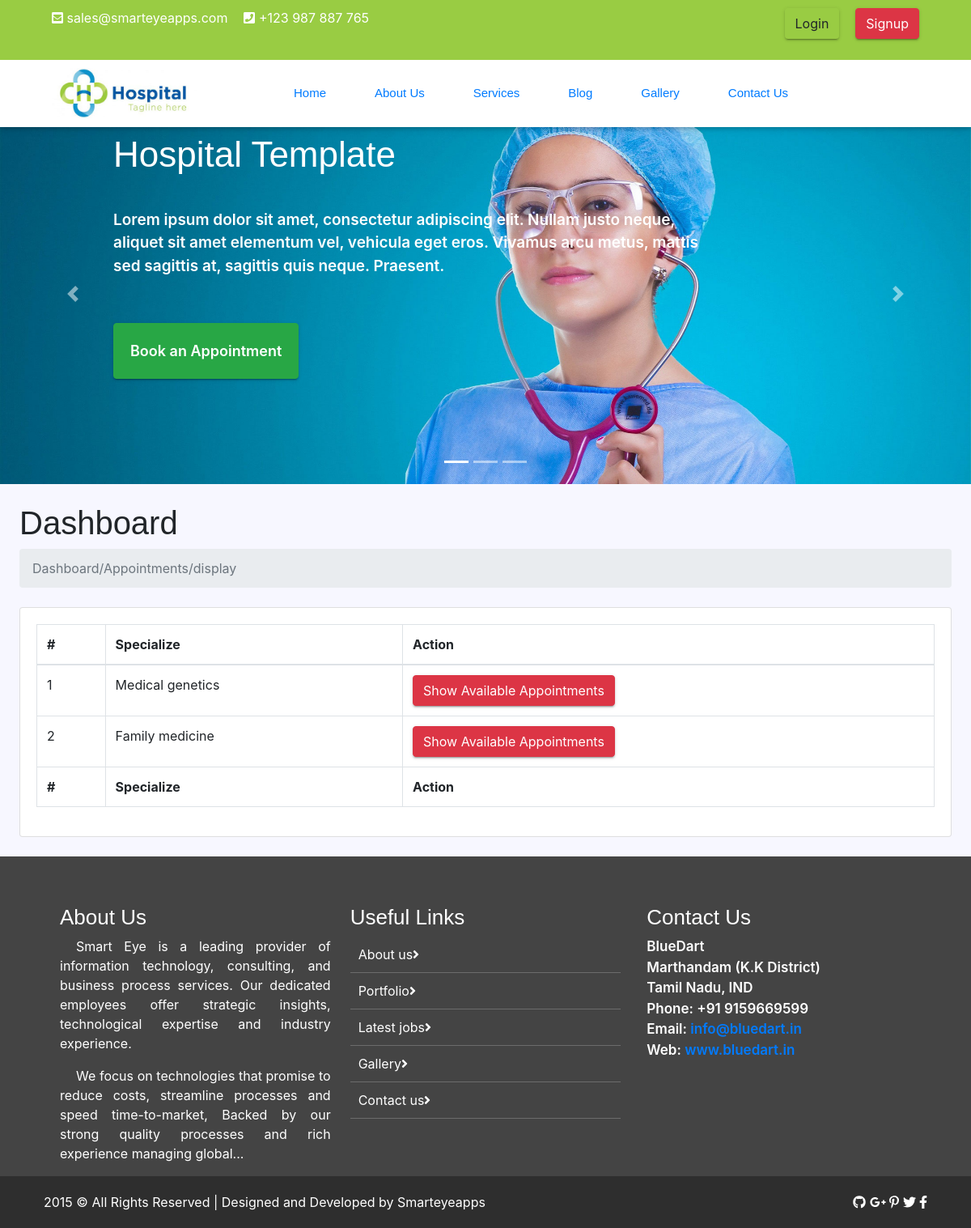
Page /specializations.php on the committed database.
### tables this page shows
CREATE TABLE `specializations`
(
    `id`         tinyint(4) NOT NULL,
    `specialize` char(100) NOT NULL
);

### specializations.php (the view, shortened to what this page needs)
<?php
require './Admin/helpers/dbConnection.php';
$sql = 'select specializations.* from specializations';
$op = mysqli_query($con, $sql);
require '_layouts/header.php';
require '_layouts/slider.php';
?>
    <main>
        <div class="container-fluid">
            <h1 class="mt-4">Dashboard</h1>
            <ol class="breadcrumb mb-4">
                <li class="breadcrumb-item active">Dashboard/Appointments/display</li>
                <?php
                echo '<br>';
                ?>
            </ol>
            <div class="card mb-4">
                <div class="card-body">
                    <div class="table-responsive">
                        <table class="table table-bordered" id="dataTable" width="100%" cellspacing="0">
                            <thead>
                            <tr>
                                <th>#</th>
                                <th>Specialize</th>
                                <th>Action</th>
                            </tr>
                            </thead>
                            <tfoot>
                            <tr>
                                <th>#</th>
                                <th>Specialize</th>
                                <th>Action</th>
                            </tfoot>
                            <tbody>
                            <?php
                            while ($data = mysqli_fetch_assoc($op)) {
                                ?>
                                <tr>
                                    <td><?php echo $data['id']; ?></td>
                                    <td><?php echo $data['specialize']; ?></td>
                                    <td>
                                        <a href='availableAppointments.php?id=<?php echo $data['id']; ?>'
                                           class='btn btn-danger m-r-1em'>Show Available Appointments</a>
                                    </td>
                                </tr>
                                <?php
                            }
                            ?>
                            </tbody>
                        </table>
                    </div>
                </div>
            </div>
        </div>
    </main>
<?php
require './_layouts/footer.php';
?>

### assets/css/style.css (style rules this page uses)
* { margin: 0px; padding: 0px; list-style: none; }
a { text-decoration: none; outline: none; color: #444; }
html, body { height: 100%; }
::placeholder { color: #747f8a !important; font-size: 13px; opacity: .5 !important; }
.container-fluid { padding: 0px; }
h1, h2, h3, h4, h5, h6 { font-family: "mouse-500", Arial, Helvetica, sans-serif; }
body { background-color: #f7f7ff !important; font-family: "mouse-300", Arial, Helvetica, sans-serif; color: #6A6A6A; }
.btn { box-shadow: 0 3px 1px -2px rgba(0, 0, 0, 0.2), 0 2px 2px 0 rgba(0, 0, 0, 0.14), 0 1px 5px 0 rgba(0, 0, 0, 0.12); border-radius: 2px; }

### rows in the picture
specializations: id "1", specialize "Medical genetics"
specializations: id "2", specialize "Family medicine"
